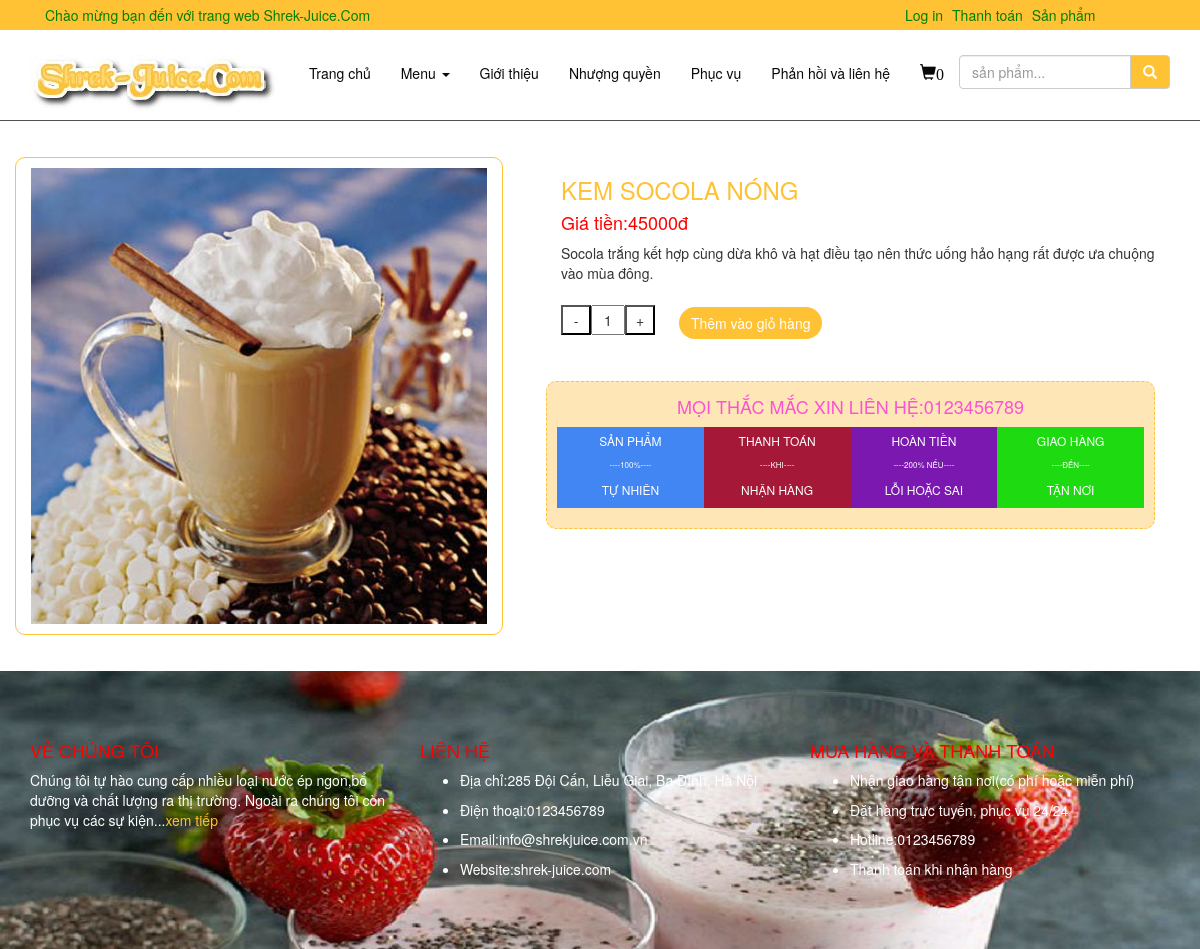
/Eproject/Shrek-Juice.com/chitietsanpham.php?id_sanpham=20, run on the app's committed database.
### tables this page shows
CREATE TABLE `sanpham` (
  `id_sanpham` int(11) NOT NULL,
  `tensanpham` varchar(100) DEFAULT NULL,
  `id_danhmuc` int(11) DEFAULT NULL,
  `giatien` int(11) DEFAULT NULL,
  `anh` varchar(100) DEFAULT NULL,
  `mota` text
);

### Eproject/Database/database.php (called while the page is built, shortened)
<?php
	function resultdata($sql){
		$connect=new mysqli(host,username,pass,database);
		$result= mysqli_query($connect,$sql);
		$data=[];
		if(!empty($result)){
			while($row=mysqli_fetch_array($result,1)){
				$data[]=$row;
			}
		}
		return $data;
	}

### Eproject/Shrek-Juice.com/chitietsanpham.php (the view, shortened to what this page needs)
<?php
	require_once('../Database/database.php');
?>
<!DOCTYPE html>
<html>
<head>
    <link rel="stylesheet" href="https://maxcdn.bootstrapcdn.com/bootstrap/3.4.0/css/bootstrap.min.css">
    <link rel="stylesheet" type="text/css" href="../css/css.css">
</head>
<body>
	<?php
		require_once('header.php');
	?>
	<div id="content" style="margin-bottom: 3%; margin-top: 3%;">
		<?php
			$product=[];
			if(isset($_GET['id_sanpham'])&&$_GET['id_sanpham']!=""){
				$sql='select * from sanpham where id_sanpham='.$_GET['id_sanpham'];
				$product=resultdata($sql);
			}else{
				echo '<h3 class="text-uppercase text-center text-danger">rất tiếc!sản phẩm không tồn tại</h3>';
			}
		?>
		<div class="container">
			<div class="row">
				<div class="col-md-5" style="border-radius: 10px;border: solid 1px #ffc235;padding-top: 10px;padding-bottom: 10px;">
					<?php
						foreach ($product as $row) {
							echo '<img src="'.$row['anh'].'" class="img-responsive" width="100%">';
						}
					?>
				</div>
				<div class="col-md-7" style="padding-left: 5%;">
					<div id="mota">
						<?php
							foreach ($product as $row) {
								echo'<h3 class="text-left text-uppercase" style="color:#ffc235">'.$row['tensanpham'].'</h3>
								<h4 class="text-left" style="color:red">Giá tiền:'.$row['giatien'].'đ</h4>
								<p>'.$row['mota'].'</p>
								<div style="padding-top:2%;">
									<form method="POST">
										<button type="button" style="width: 30px;height: 30px;background: #ffffff;" onclick="sub()">-</button><input type="text" name="number" size="1" style="text-align: center;height: 30px;"><button type="button" style="width: 30px;height: 30px;background: #ffffff" onclick="add()">+</button>
										<button type="submit" class="btn btn-default" style="border:none">Thêm vào giỏ hàng</button>
									</form>
								</div>';
							}
						?>
					</div>
					<div id="child" class="row">
						<div style="width: 100%;">
							<h4 class="text-center" style="color: #fc53d2;">
								Mọi thắc mắc xin liên hệ:0123456789
							</h4>
						</div>
						<div id="child-1" class="col-md-3">
							<p style="text-align: center; font-size: 12px;">sản phẩm</p>
							<p style="font-size: 8px;">----100%----</p>
							<p style="text-align: center; font-size: 12px;">tự nhiên</p>
						</div>
						<div id="child-2" class="col-md-3">
							<p style="text-align: center; font-size: 12px;">thanh toán</p>
							<p style="font-size: 8px;">----khi----</p>
							<p style="text-align: center; font-size: 12px;">nhận hàng</p>
						</div>
						<div id="child-3" class="col-md-3">
							<p style="text-align: center; font-size: 12px;">hoàn tiền</p>
							<p style="font-size: 8px;">----200% nếu----</p>
							<p style="text-align: center; font-size: 12px;">lỗi hoặc sai</p>
						</div>
						<div id="child-4" class="col-md-3">
							<p style="text-align: center; font-size: 12px;">giao hàng</p>
							<p style="font-size: 8px;">----đến----</p>
							<p style="text-align: center; font-size: 12px;">tận nơi</p>
						</div>
					</div>
				</div>
			</div>
		</div>
	</div>
	<?php
		require_once('footer.php');
	?>
</body>
</html>

### Eproject/Shrek-Juice.com/chitietsanpham.php (style rules this page uses)
#mota .btn-default { background: #ffc235; color:#FFFFFF; border:#ffc235; border-radius: 30px; margin-left: 20px; border: none; }
#child { width: 100%; border: dashed 1px #ffc235; background: #ffe6b7; border-radius: 10px; text-transform: uppercase; margin-top: 7%; padding-left: 10px; padding-right: 10px; padding-bottom: 20px; padding-top: 5px; }
#child-1 { width: 25%; text-align: center; color: #ffffff; background: #4286f4; padding-top: 5px; font-size: 14px; padding-left: 10px; padding-right: 10px; float: left; }
#child-2 { width: 25%; text-align: center; color: #ffffff; background: #a51837; padding-top: 5px; font-size: 14px; padding-left: 10px; padding-right: 10px; float: left; }
#child-3 { width: 25%; text-align: center; color: #ffffff; background: #7a18af; padding-top: 5px; font-size: 14px; padding-left: 10px; padding-right: 10px; float: left; }
#child-4 { width: 25%; text-align: center; color: #ffffff; background: #1edb11; padding-top: 5px; font-size: 14px; padding-left: 10px; padding-right: 10px; float: left; }

### data on the page
sanpham: anh (picture), tensanpham "KEM SOCOLA NÓNG", giatien "45000", mota "Socola trắng kết hợp cùng dừa khô và hạt điều tạo nên thức uống hảo hạng rất được ưa chuộng vào mùa đông."

### other printed values
$countitem "0"
